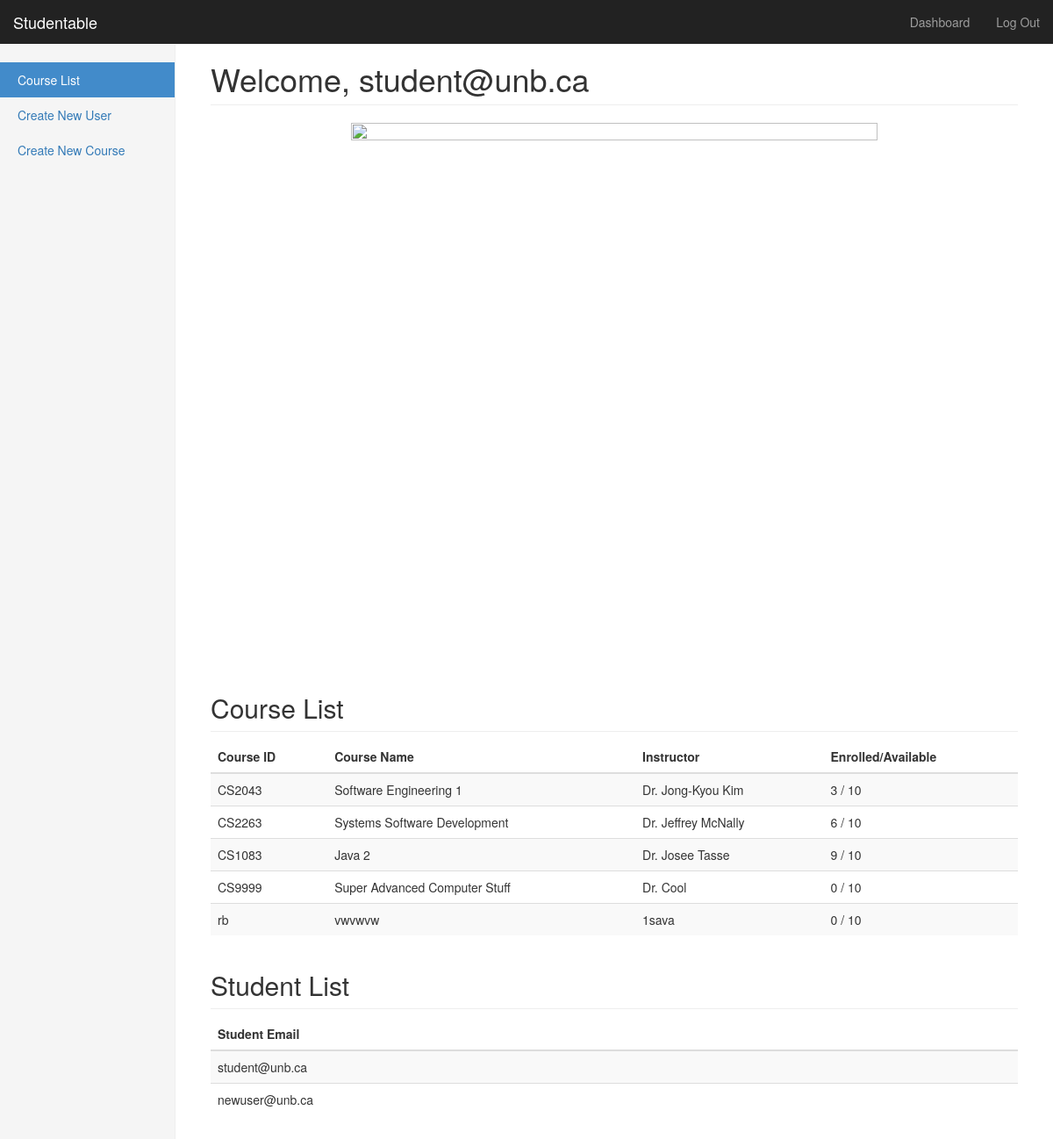
The app's page /admindashboard (signed in), older data.
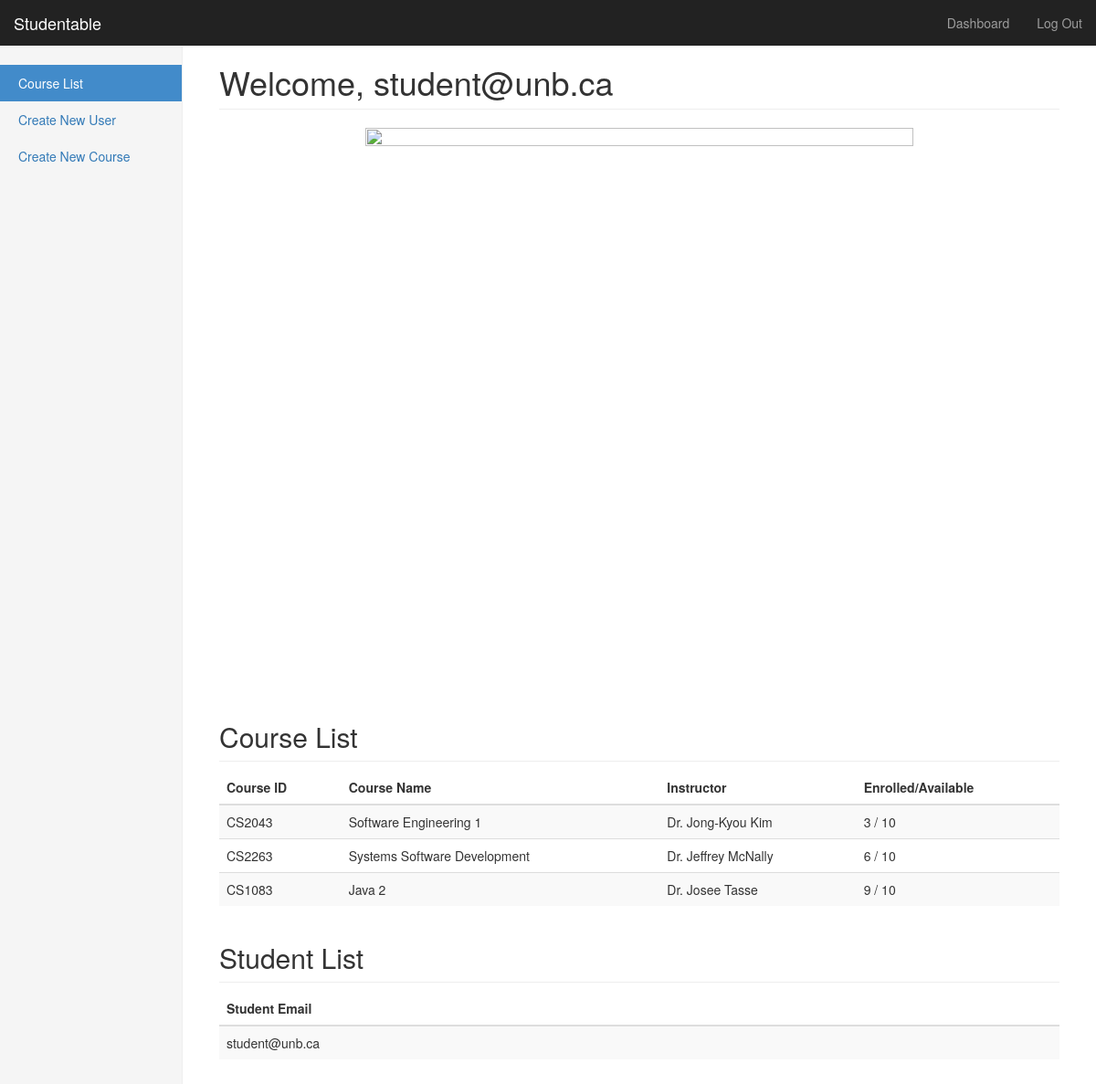
The same page, newer data.
### models.py (models this page shows, shortened)
class User(Base):
	__tablename__ = 'users'
	id = Column(Integer, primary_key=True)
	email = Column(String(50), unique=True)
	password = Column(String(50))
	accType = Column(String(1))

class Course(Base):
	__tablename__ = 'courses'
	id = Column(Integer, primary_key=True)
	courseNum = Column(String(10), unique=True)
	courseName = Column(String(50))
	instructor = Column(String(100))
	nEnrolled = Column(Integer)

### app.py (the view)
@app.route('/admindashboard')
@login_required
def admindashboard():
	courses = db.session.query(Course).all()
	students = db.session.query(User).all()
	return render_template('admindashboard.html', email=current_user.email, courseList=courses, studentList=students)

### app.py (called while the page is built)
@login_manager.user_loader
def loadUser(userId):
	return db.session.query(User).get(int(userId))

### templates/admindashboard.html (shortened to what this page needs)
{% extends "bootstrap/base.html" %}
{% block styles %}
{{super()}}
<link rel="stylesheet" href="{{url_for('.static', filename='dashboard.css')}}">
{% endblock %}
{% block content %}
    <nav class="navbar navbar-inverse navbar-fixed-top">
      <div class="container-fluid">
        <div class="navbar-header">
          <a class="navbar-brand" href="#">Studentable</a>
        </div>
        <div id="navbar" class="navbar-collapse collapse">
          <ul class="nav navbar-nav navbar-right">
            <li><a href="#">Dashboard</a></li>
            <li><a href="{{ url_for('logout') }}">Log Out</a></li>
          </ul>
        </div>
      </div>
    </nav>
    <div class="container-fluid">
      <div class="row">
        <div class="col-sm-3 col-md-2 sidebar">
          <ul class="nav nav-sidebar">
            <li class="active"><a href="#">Course List <span class="sr-only">(current)</span></a></li>
            <li><a href="{{ url_for('newUser') }}">Create New User</a></li>
            <li><a href="{{ url_for('newCourse') }}">Create New Course</a></li>
          </ul>
        </div>
        <div class="col-sm-9 col-sm-offset-3 col-md-10 col-md-offset-2 main">
          <h1 class="page-header">Welcome, {{ email }}</h1>
          <div class="row placeholder" id="banner">
            <div class="col-lg-12 col-md-12 col-sm-12 col-xs-12 placeholders" id="banners">
              <img src="https://collegelearners.com/wp-content/uploads/2018/08/university-of-new-brunswick.jpg" width="600" height="600" class="img-responsive">
            </div>
          </div>
          <h2 class="sub-header">Course List</h2>
          <div class="table-responsive">
            <table class="table table-striped">
              <thead>
                <tr>
                  <th>Course ID</th>
                  <th>Course Name</th>
                  <th>Instructor</th>
                  <th>Enrolled/Available</th>
                </tr>
              </thead>
              <tbody>
                {% for course in courseList %}
                <tr>
                  <td>{{ course.courseNum}}</td>
                  <td>{{ course.courseName}}</td>
                  <td>{{ course.instructor}}</td>
                  <td>{{ course.nEnrolled}} / 10</td>
                </tr>
                {% endfor %}
              </tbody>
            </table>
          </div>
          <h2 class="sub-header">Student List</h2>
          <div class="table-responsive">
            <table class="table table-striped">
              <thead>
                <tr>
                  <th>Student Email</th>
                </tr>
              </thead>
              <tbody>
                {% for student in studentList %}
                {% if student.accType == 's' %}
                <tr>
                  <td>{{ student.email}}</td>
                </tr>
                {% endif %}
                {% endfor %}
              </tbody>
            </table>
          </div>
        </div>
      </div>
    </div>
{% endblock %}

### static/dashboard.css (style rules this page uses)
body { padding-top: 50px; }
.sub-header { padding-bottom: 10px; border-bottom: 1px solid #eee; }
.navbar-fixed-top { border: 0; }
.sidebar { display: none; }
@media (min-width: 768px) { .sidebar { position: fixed; top: 51px; bottom: 0; left: 0; z-index: 1000; display: block; padding: 20px; overflow-x: hidden; overflow-y: auto; background-color: #f5f5f5; border-right: 1px solid #eee; } }
.nav-sidebar { margin-right: -21px; margin-bottom: 20px; margin-left: -20px; }
.nav-sidebar > li > a { padding-right: 20px; padding-left: 20px; }
.nav-sidebar > .active > a, .nav-sidebar > .active > a:hover, .nav-sidebar > .active > a:focus { color: #fff; background-color: #428bca; }
.main { padding: 20px; }
@media (min-width: 768px) { .main { padding-right: 40px; padding-left: 40px; } }
.main .page-header { margin-top: 0; }
#banners { margin-bottom: 30px; text-align: center; }
#banner { margin-bottom: 20px; }
#banner img { display: inline-block; border-radius: 0%; }

Row changes from the older to the newer data that the page shows:
removed Course: courseNum "CS9999", courseName "Super Advanced Computer Stuff", instructor "Dr. Cool", nEnrolled "0"
removed Course: courseNum "rb", courseName "vwvwvw", instructor "1sava", nEnrolled "0"
removed User: email "newuser@unb.ca"
